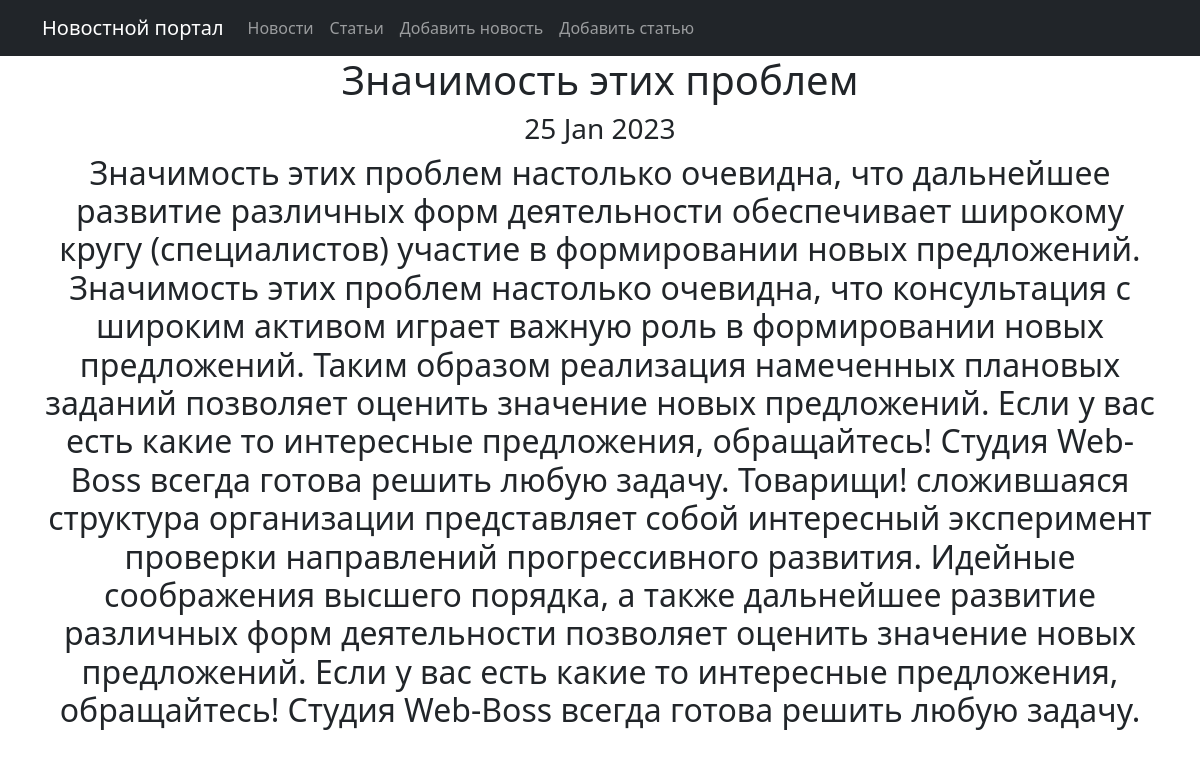
Screenshot of /article/4 with the database file from the repository.
### qwe/models.py (models this page shows, shortened)
class Post(models.Model):
    ARTICLE = 'AR'
    NEWS = 'NE'
    CATEGORY = (
        (ARTICLE, 'Статья'),
        (NEWS, 'Новость'),
    )
    postAuthor = models.ForeignKey(Author, on_delete=models.CASCADE)
    postType = models.CharField(max_length=2, choices=CATEGORY, default=ARTICLE)
    date = models.DateTimeField(auto_now_add=True)
    category = models.ManyToManyField(Category, through='PostCategory')
    title = models.CharField(max_length=256)
    text = models.TextField()
    rating = models.IntegerField(default=0)

### qwe/views.py (the view)
# urls.py: path('article/<pk>', ArticleDetail.as_view(), name='post_detail'),
class ArticleDetail(PostDetail):
    queryset = Post.objects.filter(postType='AR')

### qwe/templatetags/custom_filters.py (called while the page is built)
@register.filter()
def censor(value):
    try:
        if type(value) is not str:
            raise StrError()
    except StrError as e:
        pprint(e)
        return
    else:
        postfix = ''
        for i in value.split():
            if i.lower() in qwe:
                i = qwe[i.lower()]
            postfix += f'{i} '
        return f'{postfix}'

### templates/new.html (shortened to what this page needs)
{% extends 'flatpages/default.html' %}
{% load custom_filters %}
{% block content %}
<h1>{{ new.title|censor }}</h1>
<h3>{{ new.date|date:'d M Y' }}</h3>
<h2>{{ new.text|censor }}</h2>
{% endblock content %}

### rows the page displays
Post: title|censor "Значимость этих проблем", date "25 Jan 2023", text|censor "Значимость этих проблем настолько очевидна, что дальнейшее развитие различных форм деятельности обеспечивает широкому кругу (специалистов) участие в формировании новых предложений. Значимость этих проблем настолько очевидна, что консультация с широким активом играет важную роль в формировании новых предложений. Таким образом реализация намеченных плановых заданий позволяет оценить значение новых предложений. Если у вас есть какие то интересные предложения, обращайтесь! Студия Web-Boss всегда готова решить любую задачу. Товарищи! сложившаяся структура организации представляет собой интересный эксперимент проверки направлений прогрессивного развития. Идейные соображения высшего порядка, а…"
